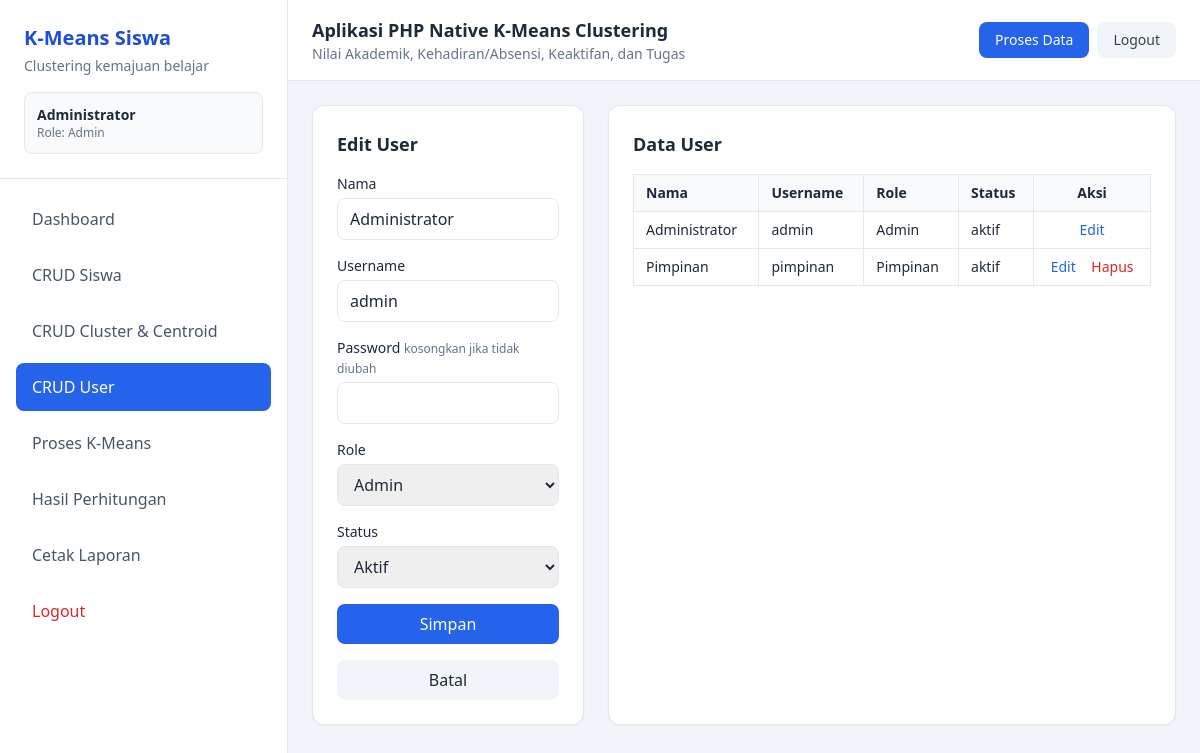
Page /index.php?page=users&edit=1 (signed in) on the committed database.
### tables this page shows
CREATE TABLE users (
    id INT AUTO_INCREMENT PRIMARY KEY,
    nama VARCHAR(100) NOT NULL,
    username VARCHAR(50) NOT NULL UNIQUE,
    password VARCHAR(255) NOT NULL,
    role ENUM('admin','pimpinan') NOT NULL DEFAULT 'pimpinan',
    status ENUM('aktif','nonaktif') NOT NULL DEFAULT 'aktif',
    created_at TIMESTAMP DEFAULT CURRENT_TIMESTAMP,
    updated_at TIMESTAMP DEFAULT CURRENT_TIMESTAMP ON UPDATE CURRENT_TIMESTAMP
);

### index.php (called while the page is built, shortened)
<?php
require_once __DIR__ . '/includes/auth.php';
$page = $_GET['page'] ?? (is_logged_in() ? 'dashboard' : 'login');
require_once __DIR__ . '/includes/header.php';
require_once __DIR__ . "/pages/{$page}.php";
require_once __DIR__ . '/includes/footer.php';

### includes/functions.php (called while the page is built, shortened)
<?php
function e($value) {
    return htmlspecialchars((string)$value, ENT_QUOTES, 'UTF-8');
}

### includes/auth.php (called while the page is built, shortened)
<?php
function current_user(): ?array
{
    return $_SESSION['user'] ?? null;
}

### pages/users.php (the view, shortened to what this page needs)
<?php
$edit = null;
if (isset($_GET['edit'])) {
    $stmt = $pdo->prepare("SELECT id, nama, username, role, status FROM users WHERE id=?");
    $stmt->execute([$_GET['edit']]);
    $edit = $stmt->fetch();
}
$users = $pdo->query("SELECT id, nama, username, role, status, created_at FROM users ORDER BY id ASC")->fetchAll();
?>
<div class="grid grid-cols-1 lg:grid-cols-3 gap-6">
    <div class="bg-white border rounded-xl shadow-sm p-6">
        <h3 class="text-lg font-bold mb-4"><?= $edit ? 'Edit User' : 'Tambah User' ?></h3>
        <form method="post" action="actions/save_user.php" class="space-y-4">
            <div>
                <label class="block text-sm font-medium mb-1">Nama</label>
                <input type="text" name="nama" value="<?= e($edit['nama'] ?? '') ?>" required class="w-full border rounded-lg px-3 py-2">
            </div>
            <div>
                <label class="block text-sm font-medium mb-1">Username</label>
                <input type="text" name="username" value="<?= e($edit['username'] ?? '') ?>" required class="w-full border rounded-lg px-3 py-2">
            </div>
            <div>
                <label class="block text-sm font-medium mb-1">Password <?= $edit ? '<span class="text-xs text-slate-500">kosongkan jika tidak diubah</span>' : '' ?></label>
                <input type="password" name="password" <?= $edit ? '' : 'required' ?> class="w-full border rounded-lg px-3 py-2">
            </div>
            <div>
                <label class="block text-sm font-medium mb-1">Role</label>
                <select name="role" required class="w-full border rounded-lg px-3 py-2">
                    <option value="admin" <?= (($edit['role'] ?? '') === 'admin') ? 'selected' : '' ?>>Admin</option>
                </select>
            </div>
            <div>
                <label class="block text-sm font-medium mb-1">Status</label>
                <select name="status" required class="w-full border rounded-lg px-3 py-2">
                    <option value="aktif" <?= (($edit['status'] ?? 'aktif') === 'aktif') ? 'selected' : '' ?>>Aktif</option>
                </select>
            </div>
            <button class="w-full bg-blue-600 text-white rounded-lg py-2 hover:bg-blue-700">Simpan</button>
            <?php if ($edit): ?>
                <a href="index.php?page=users" class="block text-center bg-slate-100 rounded-lg py-2 hover:bg-slate-200">Batal</a>
            <?php endif; ?>
        </form>
    </div>
    <div class="lg:col-span-2 bg-white border rounded-xl shadow-sm p-6">
        <h3 class="text-lg font-bold mb-4">Data User</h3>
        <div class="overflow-x-auto">
            <table class="w-full text-sm border">
                <thead class="bg-slate-50">
                    <tr>
                        <th class="border px-3 py-2 text-left">Nama</th>
                        <th class="border px-3 py-2 text-left">Username</th>
                        <th class="border px-3 py-2 text-left">Role</th>
                        <th class="border px-3 py-2 text-left">Status</th>
                        <th class="border px-3 py-2 text-center">Aksi</th>
                    </tr>
                </thead>
                <tbody>
                <?php foreach ($users as $row): ?>
                    <tr>
                        <td class="border px-3 py-2"><?= e($row['nama']) ?></td>
                        <td class="border px-3 py-2"><?= e($row['username']) ?></td>
                        <td class="border px-3 py-2 capitalize"><?= e($row['role']) ?></td>
                        <td class="border px-3 py-2"><?= e($row['status']) ?></td>
                        <td class="border px-3 py-2 text-center whitespace-nowrap">
                            <a href="index.php?page=users&edit=<?= e($row['id']) ?>" class="text-blue-600 hover:underline">Edit</a>
                            <?php if ((int)$row['id'] !== (int)(current_user()['id'] ?? 0)): ?>
                                <a href="actions/delete_user.php?id=<?= e($row['id']) ?>" onclick="return confirm('Hapus user ini?')" class="text-red-600 hover:underline ml-3">Hapus</a>
                            <?php endif; ?>
                        </td>
                    </tr>
                <?php endforeach; ?>
                </tbody>
            </table>
        </div>
    </div>
</div>

### rows in the picture
users: nama "Administrator", username "admin", role "Admin", status "Aktif", status "aktif"
users: nama "Pimpinan", username "pimpinan", role "Pimpinan", status "aktif"

### other values in the picture
$user['nama'] "Administrator"
$user['role'] "Admin"
